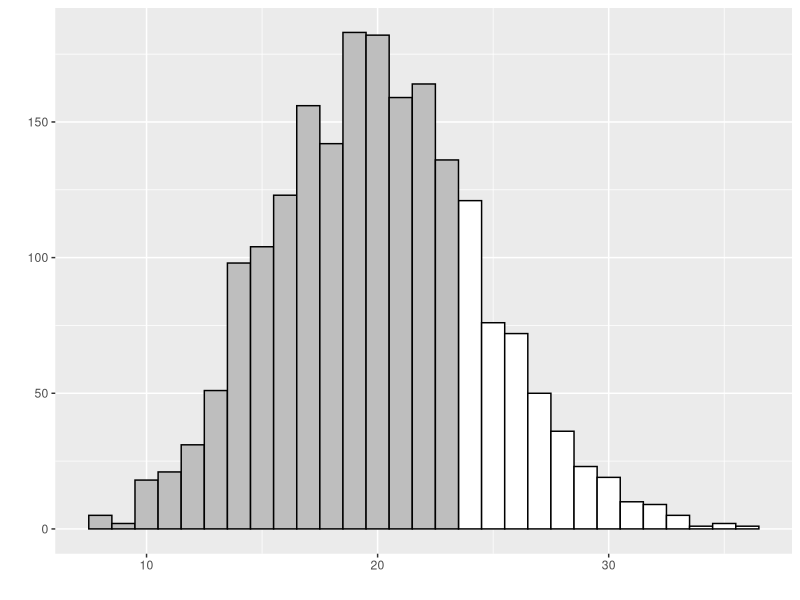
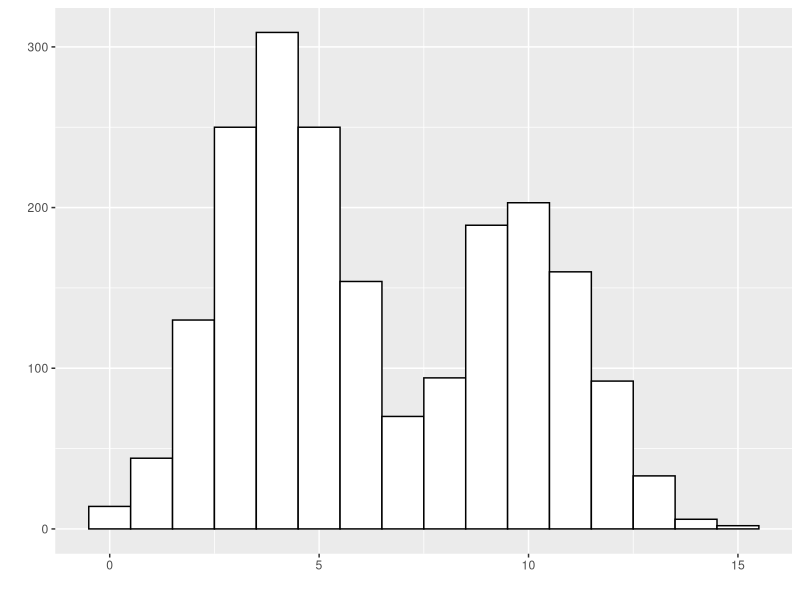
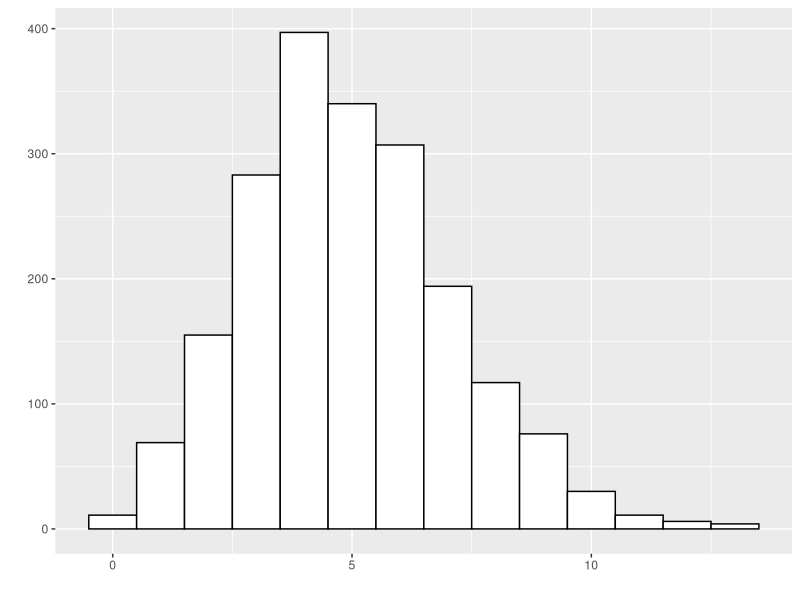
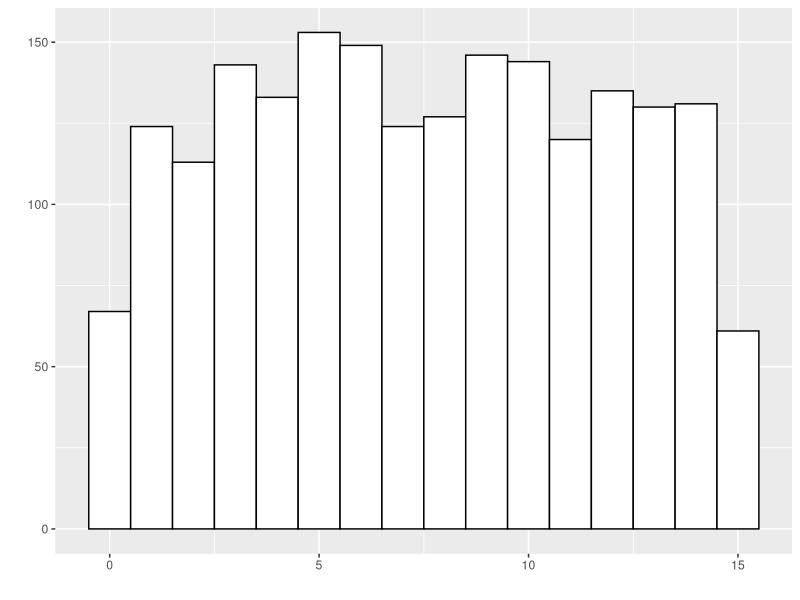
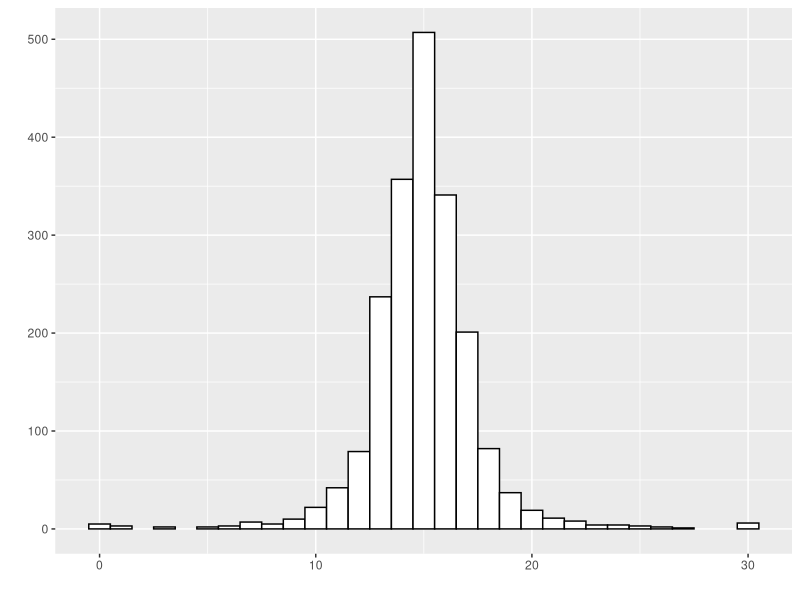
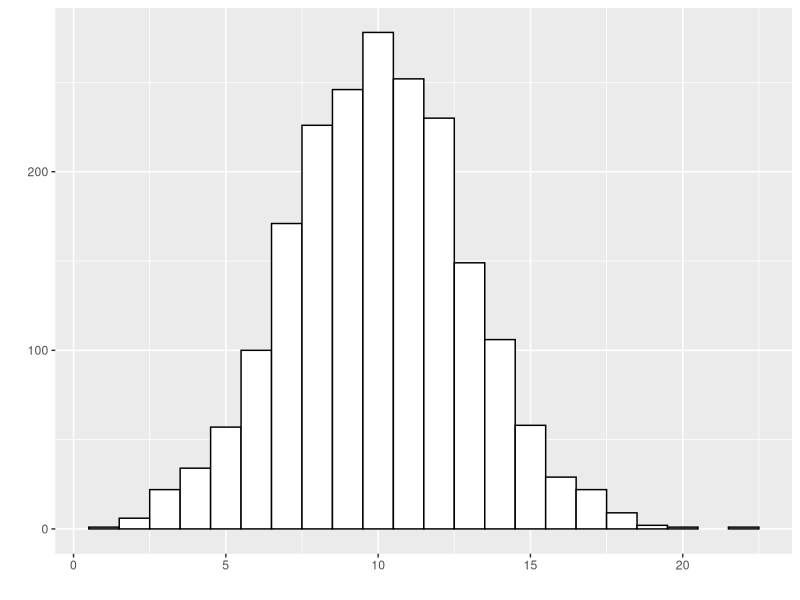
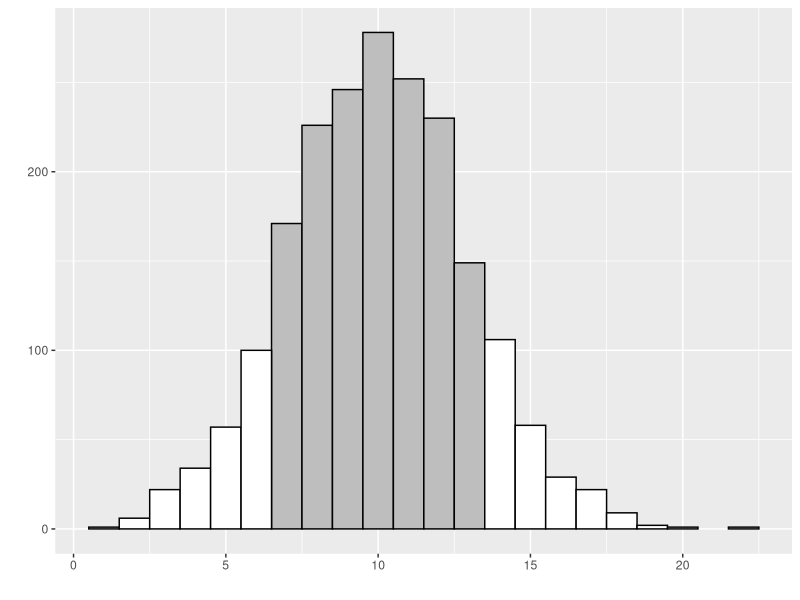
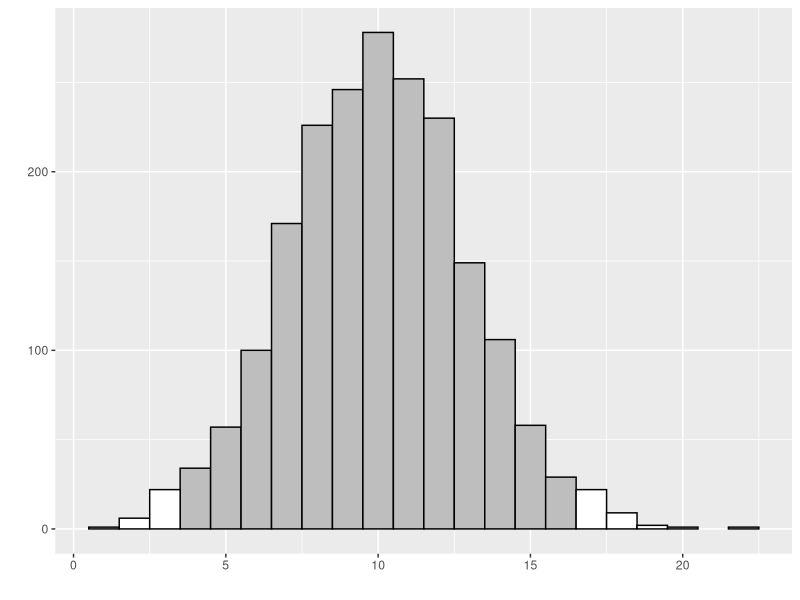

Write R code to recreate these figures, in order.
## ---- chunk 1
suppressMessages(
  suppressWarnings(
    library(glue)))
suppressMessages(
  suppressWarnings(
    library(magrittr)))
suppressMessages(
  suppressWarnings(
    library(tidyverse)))
## ---- chunk 2
room <- c(
  121,
  125,
  163,
  218,
  233,
  264,
  324,
  325)
## ---- chunk 3
bacteria_0 <- c(
  11.8,
  7.1,
  8.2,
  10.1,
  10.8,
  14,
  14.6,
  14)
## ---- chunk 4
bacteria_1 <- c(
  10.1,
  3.8,
  7.2,
  10.5,
  8.3,
  12,
  12.1,
  13.7)
## ---- chunk 5
adds_0 <- paste0(bacteria_0, collapse=" + ") 
sum_0 <- sum(bacteria_0)
mean_0 <- mean(bacteria_0)
## ---- chunk 6
adds_1 <- paste0(bacteria_1, collapse=" + ") 
sum_1 <- sum(bacteria_1)
mean_1 <- mean(bacteria_1)
## ---- chunk 7
space <- function(x) {
  x1 <- rep("", 15)
  x1[2*(1:8)-1] <- x
  return(x1)
}

sq <- function(x) {
  paste0(x, collapse="\n")
}

step1 <- function(x) {
  y <- sprintf("%4.1f", x)
  room %>%
    paste(y, sep="  ") %>%
    space
}
## ---- chunk 8
step2 <- function(x) {
  o <- order(x)
  y <- sprintf("%4.1f", x[o])
  room[o] %>%
    paste(y, sep="  ") %>%
    space
}
## ---- chunk 9
step3 <- function(x, div=4:5) {
  o <- order(x)
  y <- rep("", 8)
  y[div] <- x[o][div]
  step2(x) %>%
    paste(space(y), sep="  ")
}
## ---- chunk 10
step4 <- function(x, div=4:5) {
  o <- order(x)
  x1 <- x[o]
  x4 <- step3(x, div)
  blanks <- paste0(rep(" ", 18), collapse="")
  x4[2*div[1]] <- glue(
    "{blanks}",
    "({x1[div[1]]} + {x1[div[2]]}) / 2",
    " = {(x1[div[1]]+x1[div[2]])/2}")
  return(x4)
}
## ---- chunk 11
data.frame(x=rpois(2000, 20)) %>%
  mutate(cut=quantile(x, probs=0.75)) %>%
  mutate(y=1+as.numeric(x<=cut)) %>%
  ggplot(aes(x, fill=factor(y))) +
    scale_fill_manual(values=c("white", "gray")) +
    theme(legend.position="none") +
    xlab(" ") +
    ylab(" ") +
    geom_bar(color="black", width=1) -> bar1
ggsave("illustrate-percentiles.png")
## ---- chunk 12
x <- c(rnorm(1200, 4, 1.5), rnorm(800, 10, 1.5))
x <- pmax(0, round(x))
data.frame(x) %>%
  ggplot(aes(x)) +
    theme(legend.position="none") +
    xlab(" ") +
    ylab(" ") +
    geom_bar(color="black", fill="white", width=1) -> bimodal_histogram
ggsave("bimodal-histogram.png")
## ---- chunk 13
data.frame(x=rpois(2000, 5)) %>%
  ggplot(aes(x)) +
    theme(legend.position="none") +
    xlab(" ") +
    ylab(" ") +
    geom_bar(color="black", fill="white", width=1) -> skewed_histogram
ggsave("skewed-histogram.png")
## ---- chunk 14
data.frame(x=round(runif(2000, 0, 15))) %>%
  ggplot(aes(x)) +
    theme(legend.position="none") +
    xlab(" ") +
    ylab(" ") +
    geom_bar(color="black", fill="white", width=1) -> uniform_histogram
ggsave("uniform-histogram.png")
## ---- chunk 15
x <- rt(1000, 2)
x <- 15 + c(x, -x) + rnorm(1000)
x <- pmin(pmax(0, x), 30)
  
data.frame(x=round(x)) %>%
  ggplot(aes(x)) +
    theme(legend.position="none") +
    xlab(" ") +
    ylab(" ") +
    geom_bar(color="black", fill="white", width=1) -> heavy_tailed_histogram
ggsave("heavy-tailed-histogram.png")
## ---- chunk 16
x <- rnorm(2000, 10, 3)
x <- pmax(0, x)
  
data.frame(x=round(x)) %>%
  ggplot(aes(x)) +
    theme(legend.position="none") +
    xlab(" ") +
    ylab(" ") +
    geom_bar(color="black", fill="white", width=1) -> normal_histogram
ggsave("normal-histogram.png")
## ---- chunk 17
x <- round(x)
y <- (x<7) + (x > 13)
data.frame(x=round(x)) %>%
  ggplot(aes(x, fill=factor(y))) +
    theme(legend.position="none") +
    xlab(" ") +
    ylab(" ") +
    scale_fill_manual(values=c("gray", "white")) +
    geom_bar(color="black", width=1) -> one_s_histogram
ggsave("one-s-histogram.png")
## ---- chunk 18
x <- round(x)
y <- (x<4) + (x > 16)
data.frame(x=round(x)) %>%
  ggplot(aes(x, fill=factor(y))) +
    theme(legend.position="none") +
    xlab(" ") +
    ylab(" ") +
    scale_fill_manual(values=c("gray", "white")) +
    geom_bar(color="black", width=1) -> two_s_histogram
ggsave("two-s-histogram.png")
## ---- chunk 19
x <- round(x)
y <- (x<1) + (x > 19)
data.frame(x=round(x)) %>%
  ggplot(aes(x, fill=factor(y))) +
    theme(legend.position="none") +
    xlab(" ") +
    ylab(" ") +
    scale_fill_manual(values=c("gray", "white")) +
    geom_bar(color="black", width=1) -> three_s_histogram
ggsave("three-s-histogram.png")
